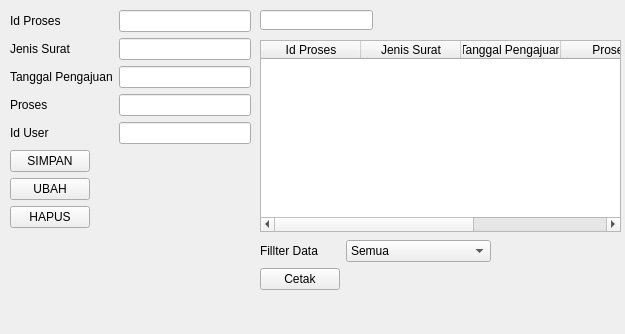
<?xml version="1.0" encoding="UTF-8"?>
<ui version="4.0">
 <class>Form</class>
 <widget class="QWidget" name="Form">
  <property name="geometry">
   <rect>
    <x>0</x>
    <y>0</y>
    <width>625</width>
    <height>334</height>
   </rect>
  </property>
  <property name="windowTitle">
   <string>Form</string>
  </property>
  <widget class="QWidget" name="formLayoutWidget">
   <property name="geometry">
    <rect>
     <x>10</x>
     <y>10</y>
     <width>241</width>
     <height>221</height>
    </rect>
   </property>
   <layout class="QFormLayout" name="formLayout">
    <item row="0" column="0">
     <widget class="QLabel" name="idproses">
      <property name="text">
       <string>Id Proses</string>
      </property>
     </widget>
    </item>
    <item row="0" column="1">
     <widget class="QLineEdit" name="lineidproses"/>
    </item>
    <item row="1" column="0">
     <widget class="QLabel" name="jenissurat">
      <property name="text">
       <string>Jenis Surat</string>
      </property>
     </widget>
    </item>
    <item row="1" column="1">
     <widget class="QLineEdit" name="linejenissurat"/>
    </item>
    <item row="2" column="0">
     <widget class="QLabel" name="tanggalpengajuan">
      <property name="text">
       <string>Tanggal Pengajuan</string>
      </property>
     </widget>
    </item>
    <item row="2" column="1">
     <widget class="QLineEdit" name="linetanggalpengajuan"/>
    </item>
    <item row="3" column="0">
     <widget class="QLabel" name="proses">
      <property name="text">
       <string>Proses</string>
      </property>
     </widget>
    </item>
    <item row="4" column="0">
     <widget class="QLabel" name="iduser">
      <property name="text">
       <string>Id User</string>
      </property>
     </widget>
    </item>
    <item row="3" column="1">
     <widget class="QLineEdit" name="lineproses"/>
    </item>
    <item row="4" column="1">
     <widget class="QLineEdit" name="lineiduser"/>
    </item>
    <item row="5" column="0">
     <widget class="QPushButton" name="btnsimpan">
      <property name="text">
       <string>SIMPAN</string>
      </property>
     </widget>
    </item>
    <item row="6" column="0">
     <widget class="QPushButton" name="btnubah">
      <property name="text">
       <string>UBAH</string>
      </property>
     </widget>
    </item>
    <item row="7" column="0">
     <widget class="QPushButton" name="btnhapus">
      <property name="text">
       <string>HAPUS</string>
      </property>
     </widget>
    </item>
   </layout>
  </widget>
  <widget class="QLineEdit" name="linecari">
   <property name="geometry">
    <rect>
     <x>260</x>
     <y>10</y>
     <width>113</width>
     <height>20</height>
    </rect>
   </property>
  </widget>
  <widget class="QTableWidget" name="tblproses">
   <property name="geometry">
    <rect>
     <x>260</x>
     <y>40</y>
     <width>361</width>
     <height>192</height>
    </rect>
   </property>
   <column>
    <property name="text">
     <string>Id Proses</string>
    </property>
   </column>
   <column>
    <property name="text">
     <string>Jenis Surat</string>
    </property>
   </column>
   <column>
    <property name="text">
     <string>Tanggal Pengajuan</string>
    </property>
   </column>
   <column>
    <property name="text">
     <string>Proses</string>
    </property>
   </column>
   <column>
    <property name="text">
     <string>Id User</string>
    </property>
   </column>
  </widget>
  <widget class="QWidget" name="formLayoutWidget_2">
   <property name="geometry">
    <rect>
     <x>260</x>
     <y>240</y>
     <width>231</width>
     <height>80</height>
    </rect>
   </property>
   <layout class="QFormLayout" name="formLayout_2">
    <item row="0" column="0">
     <widget class="QLabel" name="FillterData">
      <property name="text">
       <string>Fillter Data</string>
      </property>
     </widget>
    </item>
    <item row="0" column="1">
     <widget class="QComboBox" name="comboFillterData">
      <item>
       <property name="text">
        <string>Semua</string>
       </property>
      </item>
     </widget>
    </item>
    <item row="1" column="0">
     <widget class="QPushButton" name="pushButton_4">
      <property name="text">
       <string>Cetak</string>
      </property>
     </widget>
    </item>
   </layout>
  </widget>
 </widget>
 <resources/>
 <connections/>
</ui>
